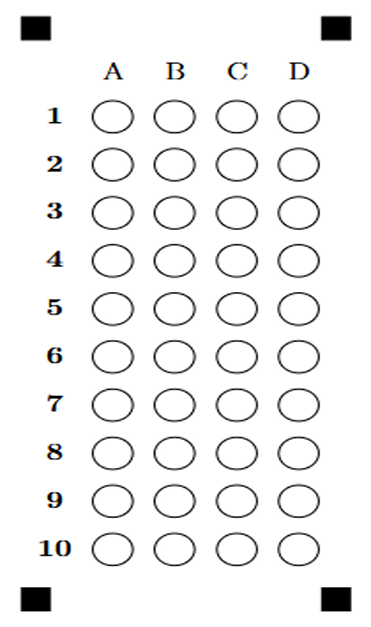
#> input picture smartexamai-backend/extraction/qcm/template.png, 371 x 627 px; its folder holds only this picture in this run
$ python -i preprocess.py   (imports and definitions only)
#> lines starting #> are read from the running program, lines starting #| are printed output that depends on the picture; after the words box and inside, x2 and y2 are one past the last pixel; in counts of white or black regions, pixels touching at a corner belong together

import os
import cv2
import numpy as np
import glob


def preprocess_handwritten_exam(image_path: str, output_path: str) -> None:
#> called with image_path = '../extraction/qcm/template.png', output_path = 'out.png'
    img = cv2.imread(image_path)
#> img is the input picture: shape (627, 371, 3); mean B, G, R 241.8, 241.8, 241.8
    if img is None:
        return

    gray = cv2.cvtColor(img, cv2.COLOR_BGR2GRAY)

    background = cv2.GaussianBlur(gray, (0, 0), sigmaX=15)
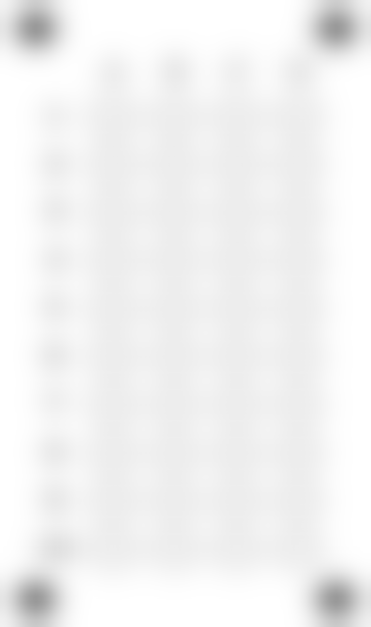
#> background: shape (627, 371); min 153, max 255, mean 241.8
    normalized = cv2.divide(gray, background, scale=255)

    clahe = cv2.createCLAHE(clipLimit=2.0, tileGridSize=(8, 8))
    enhanced = clahe.apply(normalized)


    denoised = cv2.bilateralFilter(enhanced, d=5, sigmaColor=30, sigmaSpace=30)


    adaptive = cv2.adaptiveThreshold(
        denoised, 255, cv2.ADAPTIVE_THRESH_GAUSSIAN_C,
        cv2.THRESH_BINARY, blockSize=21, C=8
    )
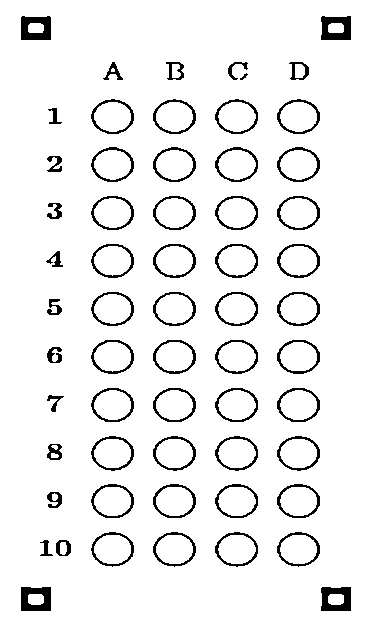
#> adaptive: shape (627, 371); 93.4% white; 60 black regions, largest, box (x1, y1, x2, y2) and area: (21, 16, 51, 40) 546, (21, 587, 51, 611) 545, (321, 16, 351, 40) 533
    _, otsu = cv2.threshold(
        denoised, 0, 255, cv2.THRESH_BINARY + cv2.THRESH_OTSU
    )
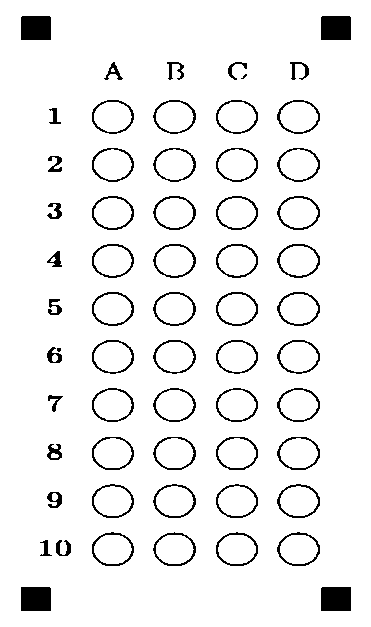
#> otsu: shape (627, 371); 93.9% white; 61 black regions (2 under 20 px), largest, box (x1, y1, x2, y2) and area: (21, 587, 51, 611) 719, (321, 587, 351, 611) 719, (21, 16, 51, 40) 718
    binarized = cv2.bitwise_and(adaptive, otsu)
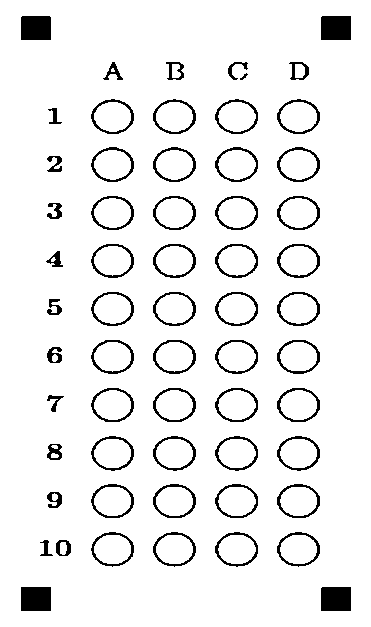
#> binarized: shape (627, 371); 93% white; 60 black regions, largest, box (x1, y1, x2, y2) and area: (21, 587, 51, 611) 720, (321, 16, 351, 40) 719, (321, 587, 351, 611) 719

    inverted = cv2.bitwise_not(binarized)
    n_labels, labels, stats, _ = cv2.connectedComponentsWithStats(inverted, connectivity=8)
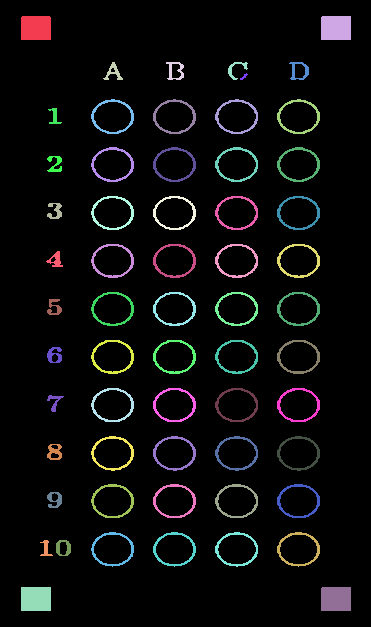
#> labels: shape (627, 371) int32; 61 distinct labels, from 0 to 60; one colour per label, 0 black
#> n_labels = 61; stats = 61 rows, first 6: [0, 0, 371, 627, 216422], [21, 16, 30, 24, 718], [321, 16, 30, 24, 719], [103, 62, 20, 18, 128], [166, 62, 18, 18, 148], [228, 62, 20, 18, 109]

    cleaned = np.zeros_like(inverted)
    min_area = 12
    for label in range(1, n_labels):
        if stats[label, cv2.CC_STAT_AREA] >= min_area:
            cleaned[labels == label] = 255

    final_image = cv2.bitwise_not(cleaned)


    cv2.imwrite(output_path, final_image)

>>> result = preprocess_handwritten_exam('../extraction/qcm/template.png', 'out.png')
